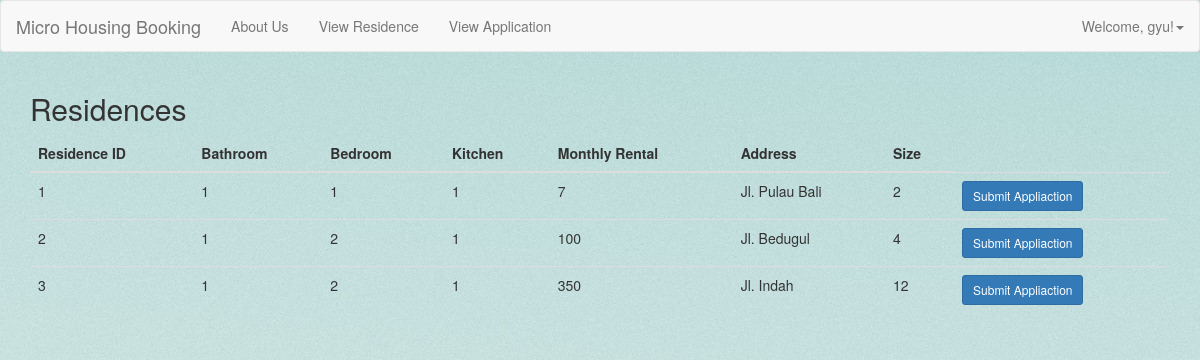
The app's page /MHSWebsite/applicant/ViewResidence.php (signed in) with its own data.
### tables this page shows
CREATE TABLE `residences` (
  `residenceID` int(11) NOT NULL,
  `bathroomNum` int(11) NOT NULL,
  `bedroomNum` int(11) NOT NULL,
  `kitchenNum` int(11) NOT NULL,
  `monthlyRental` int(11) NOT NULL,
  `residenceAddress` varchar(30) NOT NULL,
  `size` int(11) NOT NULL
);

### MHSWebsite/applicant/ViewResidence.php (the view, shortened to what this page needs)
<!DOCTYPE html>
<html lang="en">
<head>
    <link rel="stylesheet" type="text/css" href="../style.css">
    <link rel="stylesheet" href="https://maxcdn.bootstrapcdn.com/bootstrap/3.4.1/css/bootstrap.min.css"></link>
</head>
<body>
<nav class="navbar navbar-default">
	<div class="container-fluid">
		<div class="navbar-header">
			<a class="navbar-brand" href="index.php">Micro Housing Booking</a>
		</div>
		<ul class="nav navbar-nav">
			<li><a href="About.php">About Us</a></li>
			<li><a href="ViewResidence.php">View Residence</a></li>
			<li><a href="ViewApplication.php">View Application</a></li>
		</ul>
    <ul class="nav navbar-nav navbar-right">
        <li class="dropdown"><a class="dropdown-toggle" data-toggle="dropdown" href="#">Welcome, <?php echo $_SESSION['username']; ?>!<span class="caret"></span></a>
        </li>
    </ul>
	</div>
</nav>
<div class="container">
  <h2>Residences</h2>
  <table class="table table-hover">
    <thead>
      <tr>
        <th>Residence ID</th>
        <th>Bathroom</th>
        <th>Bedroom</th>
        <th>Kitchen</th>
        <th>Monthly Rental</th>
        <th>Address</th>
        <th>Size</th>
      </tr>
      <?php
            include "../connectdb.php";
            $no = 1;
            $tampil = mysqli_query($connectdb, "SELECT * FROM residences");
            while($data=mysqli_fetch_array($tampil))
            {
            ?>
            <tr>
              <td> <?php echo $no++; ?> </td>
              <td> <?php echo $data['bathroomNum']; ?> </td>
              <td> <?php echo $data['bedroomNum']; ?> </td>
              <td> <?php echo $data['kitchenNum']; ?> </td>
              <td> <?php echo $data['monthlyRental']; ?> </td>
              <td> <?php echo $data['residenceAddress']; ?> </td>
              <td> <?php echo $data['size']; ?> </td>
              <td>
                <a href="SubmitAplication.php?residenceID=<?php echo $data
                ['residenceID']; ?>" class="btn btn-sm btn-primary
                ">Submit Appliaction</a>
              </td>
            </tr>
              <?php } ?>
    </thead>
  </table>
</div>
</body>
</html>

### MHSWebsite/style.css (style rules this page uses)
body { background:url(img/backgrn.jpg); }

### records on screen
residences: bathroomNum "1", bedroomNum "1", kitchenNum "1", monthlyRental "7", residenceAddress "Jl. Pulau Bali", size "2"
residences: bathroomNum "1", bedroomNum "2", kitchenNum "1", monthlyRental "100", residenceAddress "Jl. Bedugul", size "4"
residences: bathroomNum "1", bedroomNum "2", kitchenNum "1", monthlyRental "350", residenceAddress "Jl. Indah", size "12"

### other values on screen
$_SESSION['username'] "gyu"
